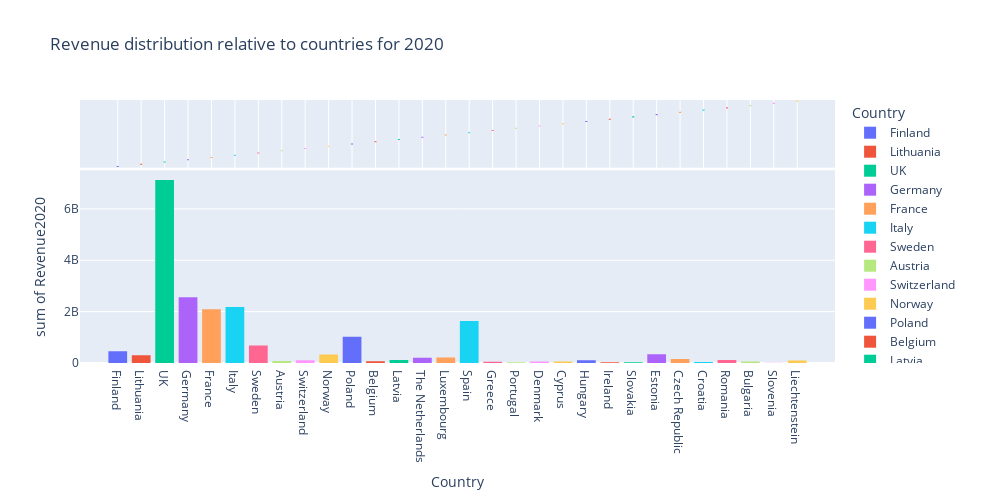

Notebook code for this chart:
### Code cell
fig= px.histogram(data, x='Country',color='Country', y='Revenue2020',marginal='box',
                  hover_data=data.columns,title= 'Revenue distribution relative to countries for 2020', 
                  width=1000, height=500)
fig.show()
